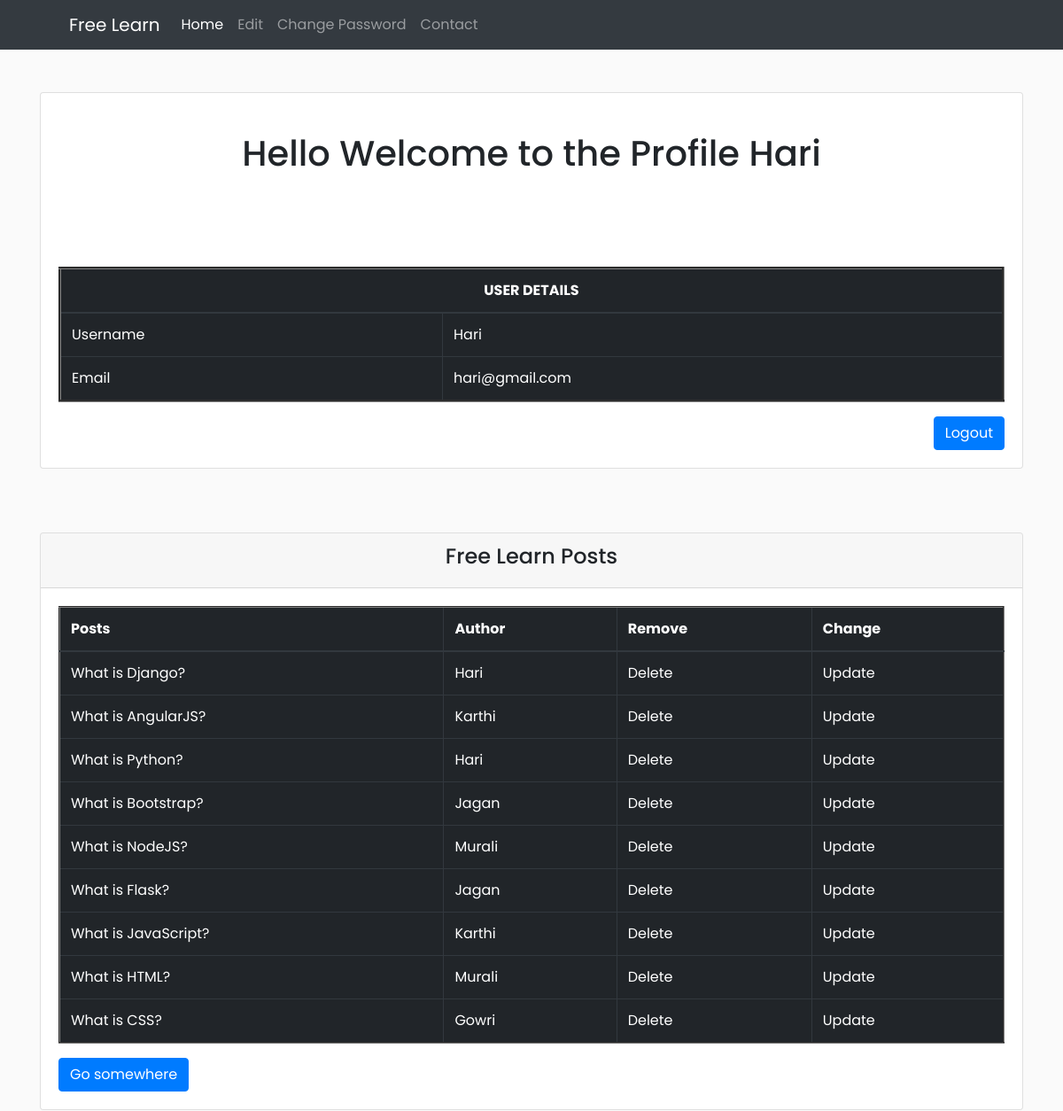
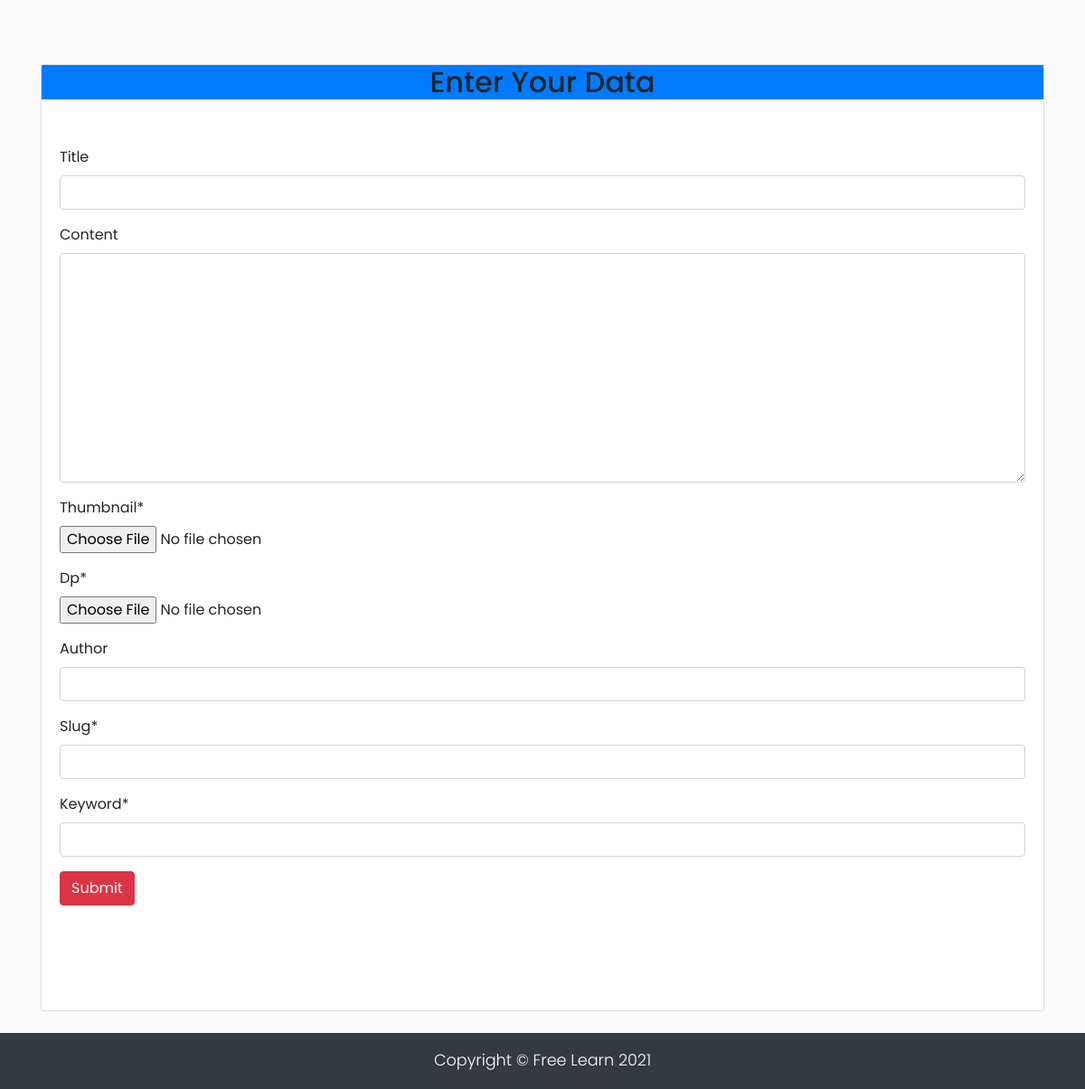
/profile/ (signed in), run on the app's committed database (2 pictures, top to bottom).
### app/models.py (models this page shows, shortened)
class page(models.Model):
    Title=models.CharField(max_length=30,blank=True,null=True)
    Content=models.TextField(max_length=5000,blank=True,null=True)
    Created_on=models.DateTimeField(auto_now=False,auto_now_add=True)
    Thumbnail=models.ImageField(upload_to='thumbnail/')
    dp=models.FileField(upload_to='dp/')
    Author=models.CharField(max_length=30,blank=True,null=True)
    Slug=models.SlugField(max_length=100)
    keyword=models.CharField(max_length=50)

### app/views.py (the view)
# urls.py: path('profile/',views.profile,name='profile'),
@login_required
def profile(request):
    mine=Myform()
    key=page.objects.all()
    if request.method=="POST":
        mine=Myform(request.POST,request.FILES)
        if mine.is_valid():
            mine.save()
        else:
            mine=Myform()
    context={'mine':mine,'key':key}
    return render(request,'profile.html',context)

### app/forms.py
class Myform(forms.ModelForm):
    class Meta:
        model=page
        fields="__all__"

### app/templates/profile.html (shortened to what this page needs)
{% extends "base.html" %}
{% load crispy_forms_tags %}
{% block body %}
<nav class="navbar navbar-expand-lg navbar-dark bg-dark">
    <div class="container px-5">
        <a class="navbar-brand" href="#!">Free Learn</a>
        <div class="collapse navbar-collapse" id="navbarSupportedContent">
            <ul class="navbar-nav ms-auto mb-2 mb-lg-0">
                <li class="nav-item"><a class="nav-link active" aria-current="page" href="{% url 'home' %}">Home</a></li>
                <li class="nav-item"><a class="nav-link" href="{% url 'editprofile' %}">Edit</a></li>
                <li class="nav-item"><a class="nav-link " href="{% url 'password_change' %}">Change Password</a></li>
                <li class="nav-item"><a class="nav-link" href="{% url 'about' %}">Contact</a></li>
            </ul>
        </div>
    </div>
</nav>
<br>
<br>
<div class="container">
    <div class="container-body">
    <div class="card">
    <div class="card-body">
    <br>
    {% if user.is_authenticated %}
    <h1  style="text-align: center;">Hello Welcome to the Profile {{user.username}}</h1>
     <br>
     <br>
     <br>
     <br>
<table border='3' class="table table-dark">
    <thead>
        <tr>
        <th colspan="2" style="text-align: center;">USER DETAILS</th>
       </tr>
    </thead>
    <tbody>
        <tr>
            <td>Username</td>
            <td>   {{user.username}}</td>
        </tr>
        <tr>
            <td>Email</td>
            <td>{{user.email}}
            </td>
        </tr>
    </tbody>
</table>
<button type="{% url 'logout' %}" class="btn float-right btn-primary">Logout</button>
</div>
</div>
</div>
    {% endif %}
<br>
<br>
<br>
<div class="card">
    <div class="card-header">
       <h4 style="text-align: center;"> Free Learn Posts</h4>
    </div>
    <div class="card-body">
        <table border="2" class="table table-dark">
        <thead>
            <tr>
                <th>Posts</th>
                <th>Author</th>
                <th>Remove</th>
                <th>Change</th>
            </tr>
           </thead>
           <tbody>
            {% for i in key %}
               <tr>
                   <td> {{i.Title}}</td>
                   <td>{{i.Author}}</td>
                   <td><a href="/delete/{{i.id}}">Delete</a></td>
                   <td><a href="/update/{{i.id}}">Update</a></td>
               </tr>
               {% endfor %}
           </tbody>
    </table>
      <a href="#" class="btn btn-primary">Go somewhere</a>
    </div>
  </div>
  <br>
  <br>
  <br>
    <div class="card">
            <h2 class="bg-primary" style="text-align: center;">Enter Your Data</h2>
        <div class="card-body">
        <br>
    <form method="POST" enctype="multipart/form-data">
        {{mine|crispy}}
        <button class="btn btn-danger">Submit</button>
    </form>
<br>
    <br>
    <br><br>
</div>
</div>
</div>
<br>
    {% include 'footer.html' %}
{% endblock body %}

### app/templates/profile.html (style rules this page uses)
body { font-family: 'Poppins', sans-serif; background: #fafafa; }
a, a:hover, a:focus { color: inherit; text-decoration: none; transition: all 0.3s; }

### data on the page
page: Title "What is Django?", Author "Hari"
page: Title "What is AngularJS?", Author "Karthi"
page: Title "What is Python?", Author "Hari"
page: Title "What is Bootstrap?", Author "Jagan"
page: Title "What is NodeJS?", Author "Murali"
page: Title "What is Flask?", Author "Jagan"
page: Title "What is JavaScript?", Author "Karthi"
page: Title "What is HTML?", Author "Murali"
page: Title "What is CSS?", Author "Gowri"

### other printed values
{{ user.username }} "Hari"
{{ user.email }} "hari@gmail.com"
